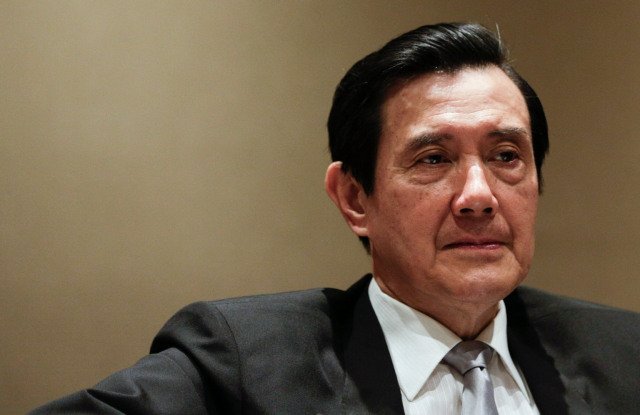
#> input picture code/testn.jpg, 1280 x 830 px (shown at 1/2 size)
$ python main.py   (Python 2 division)   (older library calls are emulated)
#> lines starting #> are read from the running program, lines starting #| are printed output that depends on the picture
import mouth_detector as md
import numpy as np
import cv
import cv2
import logistic
from PIL import Image

WIDTH, HEIGHT = 28, 10
dim = WIDTH * HEIGHT

def vectorize(filename):
	size = WIDTH, HEIGHT
	image = Image.open(filename)
	grey_image = image.resize(size, Image.ANTIALIAS).convert('L')
	return np.array(grey_image).reshape(1, size[0] * size[1])


img = cv2.imread('testn.jpg', 0)
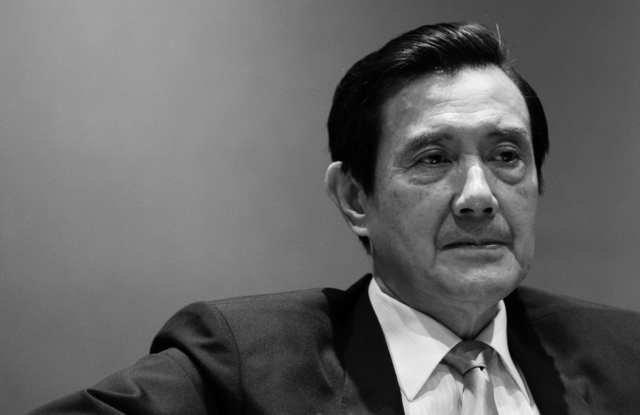
#> img: shape (830, 1280) (shown at 1/2 size); min 0, max 251, mean 100.8
#> (the run stopped early here; a loop or call above may not have finished)
